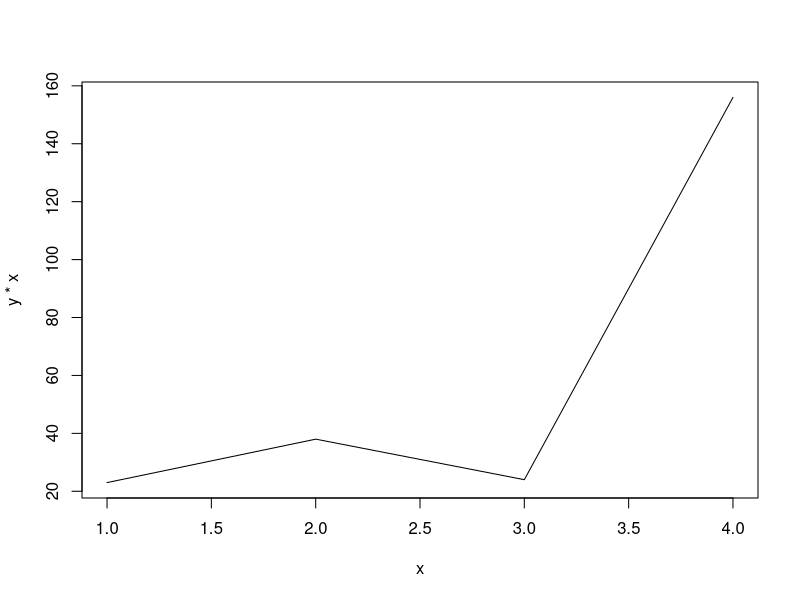

R code for this plot: (Note: this script raises an error after producing the figure.)
1+2
2+3

x = c(1,2,3,4)
y = c(23,19,8,39)

plot(x,y*x,typ="l")

s <- c(50,63,49,38,29,60,55)
mean(s)
var(s)
sd(s)

resp <-c(1,2,0,1)
n <- length(resp)
n

dat = read.csv("joined_jfk_responses.csv", header = TRUE)

head(dat)

mod.los <- coxph(Surv(time,status) ~ gender, data = dat)

survival::clogit(MAINMODE ~ zipcode + ODTravelTimeToAirport, dat)
